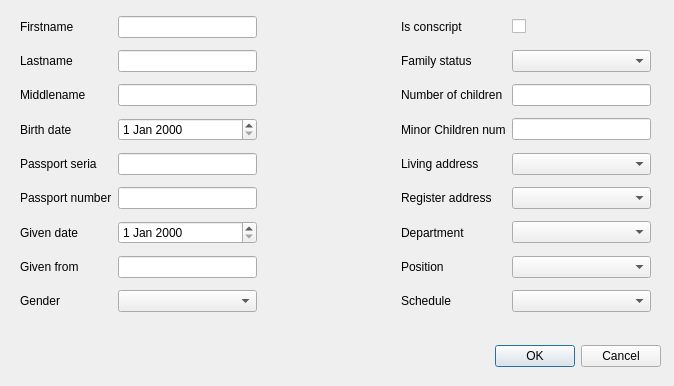
<?xml version="1.0" encoding="UTF-8"?>
<ui version="4.0">
 <class>addEmployer</class>
 <widget class="QDialog" name="addEmployer">
  <property name="geometry">
   <rect>
    <x>0</x>
    <y>0</y>
    <width>674</width>
    <height>386</height>
   </rect>
  </property>
  <property name="windowTitle">
   <string>Dialog</string>
  </property>
  <widget class="QDialogButtonBox" name="buttonBox">
   <property name="geometry">
    <rect>
     <x>320</x>
     <y>340</y>
     <width>341</width>
     <height>32</height>
    </rect>
   </property>
   <property name="orientation">
    <enum>Qt::Horizontal</enum>
   </property>
   <property name="standardButtons">
    <set>QDialogButtonBox::Cancel|QDialogButtonBox::Ok</set>
   </property>
  </widget>
  <widget class="QWidget" name="">
   <property name="geometry">
    <rect>
     <x>20</x>
     <y>10</y>
     <width>631</width>
     <height>311</height>
    </rect>
   </property>
   <layout class="QGridLayout" name="gridLayout">
    <item row="8" column="1">
     <widget class="QComboBox" name="gender"/>
    </item>
    <item row="5" column="1">
     <widget class="QLineEdit" name="passNumber"/>
    </item>
    <item row="5" column="3">
     <widget class="QLabel" name="label_regNumber">
      <property name="text">
       <string>Register address</string>
      </property>
     </widget>
    </item>
    <item row="5" column="4">
     <widget class="QComboBox" name="registerAddress"/>
    </item>
    <item row="2" column="4">
     <widget class="QLineEdit" name="childrenNumber"/>
    </item>
    <item row="8" column="0">
     <widget class="QLabel" name="label_gender">
      <property name="text">
       <string>Gender</string>
      </property>
     </widget>
    </item>
    <item row="3" column="1">
     <widget class="QDateEdit" name="birthdate"/>
    </item>
    <item row="4" column="1">
     <widget class="QLineEdit" name="passSeria"/>
    </item>
    <item row="0" column="3">
     <widget class="QLabel" name="label_isConscipt">
      <property name="text">
       <string>Is conscript</string>
      </property>
     </widget>
    </item>
    <item row="3" column="3">
     <widget class="QLabel" name="label_minorNum">
      <property name="text">
       <string>Minor Children num</string>
      </property>
     </widget>
    </item>
    <item row="1" column="4">
     <widget class="QComboBox" name="familyStatus"/>
    </item>
    <item row="8" column="3">
     <widget class="QLabel" name="label_schedule">
      <property name="text">
       <string>Schedule</string>
      </property>
     </widget>
    </item>
    <item row="8" column="4">
     <widget class="QComboBox" name="schedule"/>
    </item>
    <item row="5" column="0">
     <widget class="QLabel" name="label_passNumber">
      <property name="text">
       <string>Passport number</string>
      </property>
     </widget>
    </item>
    <item row="0" column="0">
     <widget class="QLabel" name="label_firstname">
      <property name="text">
       <string>Firstname</string>
      </property>
     </widget>
    </item>
    <item row="1" column="1">
     <widget class="QLineEdit" name="lastname"/>
    </item>
    <item row="4" column="0">
     <widget class="QLabel" name="label_passSeria">
      <property name="text">
       <string>Passport seria</string>
      </property>
     </widget>
    </item>
    <item row="4" column="3">
     <widget class="QLabel" name="label_livingAddr">
      <property name="text">
       <string>Living address</string>
      </property>
     </widget>
    </item>
    <item row="4" column="4">
     <widget class="QComboBox" name="livingAddress"/>
    </item>
    <item row="7" column="4">
     <widget class="QComboBox" name="position"/>
    </item>
    <item row="0" column="4">
     <widget class="QCheckBox" name="isConscript">
      <property name="text">
       <string/>
      </property>
     </widget>
    </item>
    <item row="0" column="1">
     <widget class="QLineEdit" name="firstname"/>
    </item>
    <item row="3" column="4">
     <widget class="QLineEdit" name="minorNumber"/>
    </item>
    <item row="1" column="3">
     <widget class="QLabel" name="label_familyStatus">
      <property name="text">
       <string>Family status</string>
      </property>
     </widget>
    </item>
    <item row="1" column="0">
     <widget class="QLabel" name="label_lastname">
      <property name="text">
       <string>Lastname</string>
      </property>
     </widget>
    </item>
    <item row="6" column="0">
     <widget class="QLabel" name="label_givenDate">
      <property name="text">
       <string>Given date</string>
      </property>
     </widget>
    </item>
    <item row="6" column="1">
     <widget class="QDateEdit" name="givenDate"/>
    </item>
    <item row="6" column="3">
     <widget class="QLabel" name="label_department">
      <property name="text">
       <string>Department</string>
      </property>
     </widget>
    </item>
    <item row="6" column="4">
     <widget class="QComboBox" name="department"/>
    </item>
    <item row="7" column="0">
     <widget class="QLabel" name="label_givenFrom">
      <property name="text">
       <string>Given from</string>
      </property>
     </widget>
    </item>
    <item row="7" column="3">
     <widget class="QLabel" name="label_position">
      <property name="text">
       <string>Position</string>
      </property>
     </widget>
    </item>
    <item row="2" column="0">
     <widget class="QLabel" name="label_middlename">
      <property name="text">
       <string>Middlename</string>
      </property>
     </widget>
    </item>
    <item row="3" column="0">
     <widget class="QLabel" name="label_birthdate">
      <property name="text">
       <string>Birth date</string>
      </property>
     </widget>
    </item>
    <item row="2" column="1">
     <widget class="QLineEdit" name="middlename"/>
    </item>
    <item row="2" column="3">
     <widget class="QLabel" name="label_childrenNum">
      <property name="text">
       <string>Number of children</string>
      </property>
     </widget>
    </item>
    <item row="7" column="1">
     <widget class="QLineEdit" name="givenFrom"/>
    </item>
    <item row="0" column="2">
     <spacer name="horizontalSpacer">
      <property name="orientation">
       <enum>Qt::Horizontal</enum>
      </property>
      <property name="sizeHint" stdset="0">
       <size>
        <width>13</width>
        <height>20</height>
       </size>
      </property>
     </spacer>
    </item>
   </layout>
  </widget>
 </widget>
 <resources/>
 <connections>
  <connection>
   <sender>buttonBox</sender>
   <signal>accepted()</signal>
   <receiver>addEmployer</receiver>
   <slot>accept()</slot>
   <hints>
    <hint type="sourcelabel">
     <x>248</x>
     <y>254</y>
    </hint>
    <hint type="destinationlabel">
     <x>157</x>
     <y>274</y>
    </hint>
   </hints>
  </connection>
  <connection>
   <sender>buttonBox</sender>
   <signal>rejected()</signal>
   <receiver>addEmployer</receiver>
   <slot>reject()</slot>
   <hints>
    <hint type="sourcelabel">
     <x>316</x>
     <y>260</y>
    </hint>
    <hint type="destinationlabel">
     <x>286</x>
     <y>274</y>
    </hint>
   </hints>
  </connection>
 </connections>
</ui>
